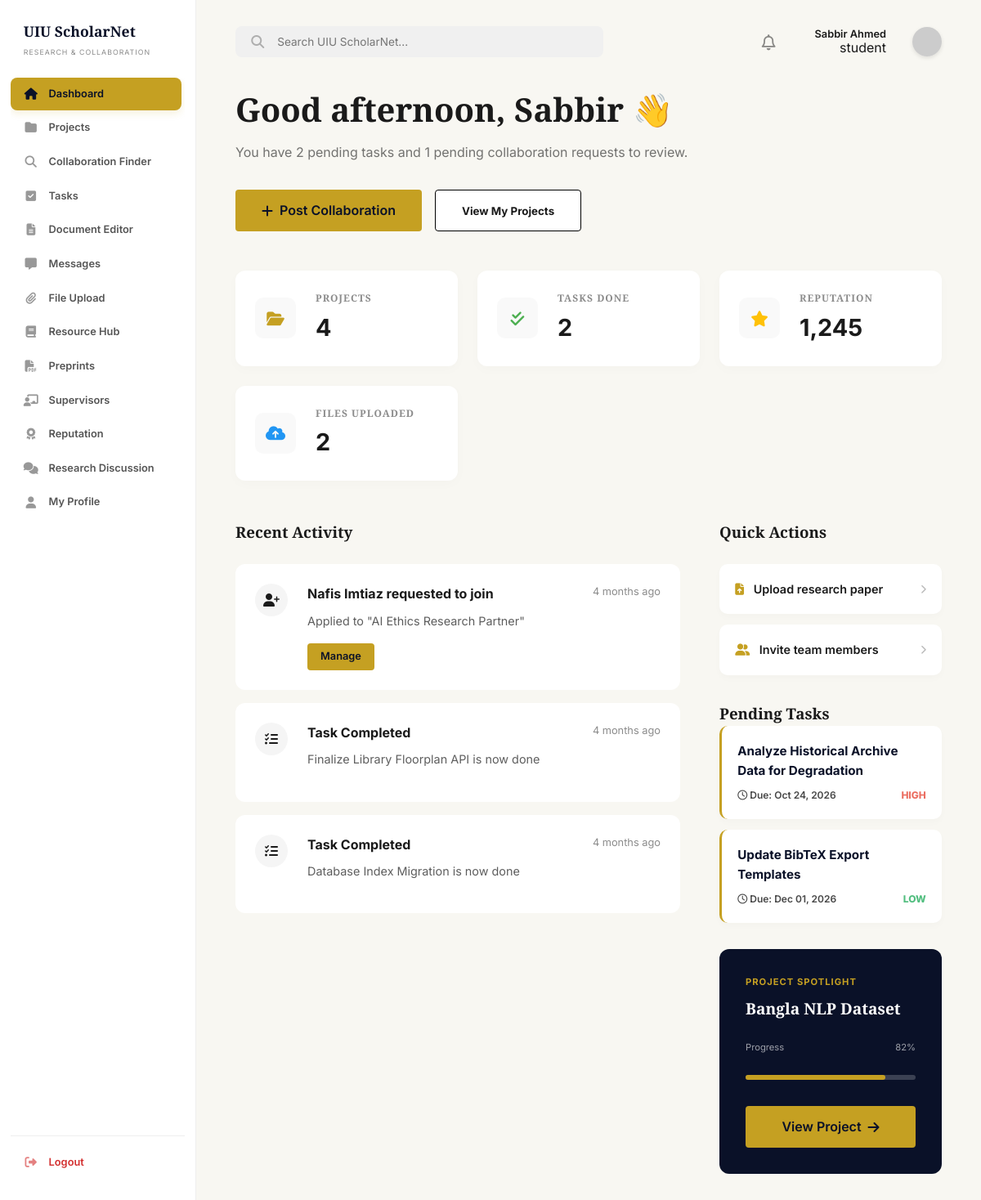
Page /dashboard/index.php (signed in) on the committed database.
### tables this page shows
CREATE TABLE IF NOT EXISTS `users` (
    `id` INT AUTO_INCREMENT PRIMARY KEY,
    `full_name` VARCHAR(100) NOT NULL,
    `email` VARCHAR(100) UNIQUE NOT NULL,
    `password` VARCHAR(255) NOT NULL,
    `role` ENUM('student', 'faculty', 'admin') DEFAULT 'student',
    `is_verified` TINYINT(1) DEFAULT 1,
    `account_status` ENUM('active', 'banned') DEFAULT 'active',
    `department` VARCHAR(100),
    `interests` TEXT,
    `skills` TEXT,
    `points` INT DEFAULT 0,
    `reputation` INT DEFAULT 0,
    `last_active_at` TIMESTAMP NULL DEFAULT NULL,
    `created_at` TIMESTAMP DEFAULT CURRENT_TIMESTAMP
);

CREATE TABLE IF NOT EXISTS `notifications` (
    `id` INT AUTO_INCREMENT PRIMARY KEY,
    `user_id` INT NOT NULL,
    `type` VARCHAR(50) DEFAULT 'general',
    `title` VARCHAR(255) NOT NULL,
    `message` TEXT NOT NULL,
    `link` VARCHAR(255) NULL,
    `is_read` TINYINT(1) DEFAULT 0,
    `created_at` TIMESTAMP DEFAULT CURRENT_TIMESTAMP,
    FOREIGN KEY (`user_id`) REFERENCES `users`(`id`) ON DELETE CASCADE
);

CREATE TABLE IF NOT EXISTS `tasks` (
    `id` INT AUTO_INCREMENT PRIMARY KEY,
    `project_id` INT,
    `title` VARCHAR(255) NOT NULL,
    `description` TEXT,
    `pipeline_stage` VARCHAR(50) NULL,
    `document_id` INT NULL,
    `assigned_to` INT,
    `priority` ENUM('low', 'medium', 'high') DEFAULT 'medium',
    `status` ENUM('todo', 'inprogress', 'done') DEFAULT 'todo',
    `due_date` DATE,
    `is_milestone` BOOLEAN DEFAULT FALSE,
    `created_at` TIMESTAMP DEFAULT CURRENT_TIMESTAMP,
    FOREIGN KEY (`project_id`) REFERENCES `projects`(`id`) ON DELETE CASCADE,
    FOREIGN KEY (`assigned_to`) REFERENCES `users`(`id`) ON DELETE SET NULL,
    FOREIGN KEY (`document_id`) REFERENCES `documents`(`id`) ON DELETE SET NULL
);

CREATE TABLE IF NOT EXISTS `projects` (
    `id` INT AUTO_INCREMENT PRIMARY KEY,
    `title` VARCHAR(255) NOT NULL,
    `description` TEXT,
    `department` VARCHAR(100),
    `visibility` ENUM('public', 'institution', 'private') DEFAULT 'public',
    `status` ENUM('planning', 'active', 'review', 'completed') DEFAULT 'active',
    `progress` INT DEFAULT 0,
    `creator_id` INT,
    `supervisor_id` INT,
    `supervisor_approved` TINYINT(1) DEFAULT 0,
    `research_phase` VARCHAR(50) DEFAULT 'literature_review',
    `created_at` TIMESTAMP DEFAULT CURRENT_TIMESTAMP,
    FOREIGN KEY (`creator_id`) REFERENCES `users`(`id`) ON DELETE SET NULL,
    FOREIGN KEY (`supervisor_id`) REFERENCES `users`(`id`) ON DELETE SET NULL
);

### dashboard/index.php (the view, shortened to what the rows shown need)
<?php
require_once('../includes/auth_check.php');
require_once('../includes/layout.php');
$pending_tasks = (int)(db_query("SELECT COUNT(*) as total FROM tasks WHERE assigned_to = ? AND status != 'done'", [$user_id])->fetch_assoc()['total'] ?? 0);
$collab_requests = (int)(db_query("SELECT COUNT(*) as total FROM collaboration_applications ca JOIN collaboration_posts cp ON ca.post_id = cp.id WHERE cp.user_id = ? AND ca.status = 'pending'", [$user_id])->fetch_assoc()['total'] ?? 0);
$recent_activities = db_query("SELECT ca.created_at, applicant.full_name AS applicant_name, owner.full_name AS owner_name, cp.title, cp.id AS post_id, ca.status, ca.user_id AS applicant_id, cp.user_id AS post_owner_id
                               FROM collaboration_applications ca
                               JOIN collaboration_posts cp ON ca.post_id = cp.id
                               JOIN users applicant ON ca.user_id = applicant.id
                               JOIN users owner ON cp.user_id = owner.id
                               WHERE cp.user_id = ? OR ca.user_id = ?
                               ORDER BY ca.created_at DESC LIMIT 4", [$user_id, $user_id]);
$recent_tasks = db_query("SELECT title, created_at, status FROM tasks WHERE assigned_to = ? AND status = 'done' ORDER BY created_at DESC LIMIT 2", [$user_id]);
$pending_tasks_list = db_query("SELECT id, title, priority, due_date FROM tasks WHERE assigned_to = ? AND status != 'done' ORDER BY due_date ASC LIMIT 3", [$user_id]);
$spotlight_res = db_query("SELECT p.* FROM projects p LEFT JOIN project_members pm ON p.id = pm.project_id AND pm.user_id = ? WHERE (p.creator_id = ? OR pm.user_id = ?) AND p.status = 'active' ORDER BY p.progress DESC, p.created_at DESC LIMIT 1", [$user_id, $user_id, $user_id]);
$spotlight_project = $spotlight_res->fetch_assoc();
$activities = [];
while ($row = $recent_activities->fetch_assoc()) {
    if ($row['post_owner_id'] == $user_id) {
        $title = htmlspecialchars($row['applicant_name']) . ' requested to join';
        $desc = 'Applied to "' . htmlspecialchars($row['title']) . '"';
    } else {
        $title = 'You applied to collaborate';
        if ($row['status'] === 'accepted') $title = 'Your application was accepted!';
        if ($row['status'] === 'declined') $title = 'Your application was declined';
        $desc = 'For "' . htmlspecialchars($row['title']) . '" by ' . htmlspecialchars($row['owner_name']);
    }
    $activities[] = [
        'type' => 'collab',
        'title' => $title,
        'desc' => $desc,
        'time' => $row['created_at'],
        'post_id' => $row['post_id'],
        'post_owner_id' => $row['post_owner_id']
    ];
}
while ($row = $recent_tasks->fetch_assoc()) {
    $activities[] = [
        'type' => 'task',
        'title' => 'Task Completed',
        'desc' => htmlspecialchars($row['title']) . ' is now done',
        'time' => $row['created_at']
    ];
}
usort($activities, function($a, $b) {
    return strtotime($b['time']) - strtotime($a['time']);
});
function time_elapsed_string($datetime, $full = false) {
    $now = new DateTime;
    $ago = new DateTime($datetime);
    $diff = $now->diff($ago);
    $diff->w = floor($diff->d / 7);
    $diff->d -= $diff->w * 7;
    $string = array(
        'y' => 'year',
        'm' => 'month',
        'w' => 'week',
        'd' => 'day',
        'h' => 'hour',
        'i' => 'minute',
        's' => 'second',
    );
    foreach ($string as $k => &$v) {
        if ($diff->$k) {
            $v = $diff->$k . ' ' . $v . ($diff->$k > 1 ? 's' : '');
        } else {
            unset($string[$k]);
        }
    }
    if (!$full) $string = array_slice($string, 0, 1);
    return $string ? implode(', ', $string) . ' ago' : 'just now';
}
?>
    <?php include('../includes/sidebar.php'); ?>
    <main class="main-content">
        <?php include('../includes/header.php'); ?>
        <section class="greeting">
            <?php
            $hour = date('H');
            if ($hour < 12) {
                $greeting = "Good morning";
            } elseif ($hour < 18) {
                $greeting = "Good afternoon";
            } else {
                $greeting = "Good evening";
            }
            ?>
            <h1><?php echo $greeting; ?>, <?php echo htmlspecialchars(explode(' ', $user_data['full_name'])[0]); ?> 👋</h1>
            <p>You have <?php echo $pending_tasks; ?> pending tasks and <?php echo $collab_requests; ?> pending collaboration requests to review.</p>
            <div class="dash-actions">
                <a href="collaboration.php" class="btn btn-primary btn-collab"><i class="fa-solid fa-plus"></i> Post Collaboration</a>
                <button class="btn btn-outline btn-view-projects" onclick="openProjectsModal()">View My Projects</button>
            </div>
        </section>
        <section class="dash-stats">
            <div class="stat-card">
                <div class="stat-info">
                    <h4>REPUTATION</h4>
                    <div class="value"><?php echo number_format($user_data['points']); ?></div>
                </div>
            </div>
        </section>
        <div class="dash-grid">
            <section class="activity-feed">
                <?php if (empty($activities)): ?>
                    <p class="text-muted" style="color: var(--text-light); margin-top: 1rem;">No recent activity to show.</p>
                <?php else: ?>
                    <?php foreach (array_slice($activities, 0, 4) as $activity): ?>
                        <div class="activity-card">
                            <div class="activity-icon">
                                <?php if ($activity['type'] === 'collab'): ?>
                                    <i class="fa-solid fa-user-plus"></i>
                                <?php else: ?>
                                    <i class="fa-solid fa-tasks"></i>
                                <?php endif; ?>
                            </div>
                            <div class="activity-body">
                                <div class="activity-header">
                                    <h4><?php echo $activity['title']; ?></h4>
                                    <span class="time"><?php echo time_elapsed_string($activity['time']); ?></span>
                                </div>
                                <div class="activity-content">
                                    <?php echo $activity['desc']; ?>
                                </div>
                            </div>
                        </div>
                    <?php endforeach; ?>
                <?php endif; ?>
            </section>
            <aside class="dash-sidebar">
                <?php if ($pending_tasks_list->num_rows > 0): ?>
                <section class="pending-tasks" style="margin-top: 2rem;">
                    <?php while ($t = $pending_tasks_list->fetch_assoc()): ?>
                        <div class="action-item" style="display: flex; flex-direction: column; align-items: flex-start; gap: 0.5rem; border-left: 3px solid var(--secondary-color);">
                            <div style="font-weight: 700; color: var(--primary-color); font-size: 0.95rem;"><?php echo htmlspecialchars($t['title']); ?></div>
                            <div style="display: flex; justify-content: space-between; width: 100%; font-size: 0.75rem; color: var(--text-light); opacity: 0.8;">
                                <span><i class="fa-regular fa-clock"></i> Due: <?php echo date('M d, Y', strtotime($t['due_date'])); ?></span>
                                <span style="text-transform: uppercase; font-weight: 800; color: <?php echo $t['priority'] == 'high' ? '#e74c3c' : ($t['priority'] == 'medium' ? '#f39c12' : '#27ae60'); ?>;"><?php echo $t['priority']; ?></span>
                            </div>
                        </div>
                    <?php endwhile; ?>
                </section>
                <?php endif; ?>
                <?php if ($spotlight_project): ?>
                <section class="spotlight-card">
                    <div class="status">Project Spotlight</div>
                    <h4><?php echo htmlspecialchars($spotlight_project['title']); ?></h4>
                    <div class="spotlight-progress-text">
                        <span>Progress</span>
                        <span><?php echo $spotlight_project['progress']; ?>%</span>
                    </div>
                    <div class="spotlight-progress-bar" style="margin-bottom: 2rem; background: rgba(255, 255, 255, 0.2); height: 6px; border-radius: 3px;">
                        <div class="spotlight-progress" style="width: <?php echo $spotlight_project['progress']; ?>%; background: var(--secondary-color); height: 100%; border-radius: 3px;"></div>
                    </div>
                    <a href="tasks.php?project_id=<?php echo $spotlight_project['id']; ?>" class="btn spotlight-btn" style="display: flex; gap: 0.5rem; text-decoration: none;">View Project <i class="fa-solid fa-arrow-right"></i></a>
                </section>
                <?php endif; ?>
            </aside>
        </div>
    </main>

### includes/header.php (shortened to what the rows shown need)
<header class="dash-header">
    <div class="header-actions flex-center-end">
        <div class="flex-column-end">
            <span class="fw-600 text-0-8rem text-color-primary"><?php echo htmlspecialchars($user_data['full_name'] ?? 'User'); ?></span>
            <?php if (isset($user_data['role'])): ?>
                <?php if ($user_data['role'] === 'admin'): ?>
                    <span class="role-admin">ADMIN</span>
                <?php elseif ($user_data['role'] === 'faculty' && isset($user_data['is_verified']) && $user_data['is_verified']): ?>
                    <span class="role-faculty"><i class="fa-solid fa-circle-check"></i> FACULTY</span>
                <?php elseif ($user_data['role'] === 'faculty' && isset($user_data['is_verified']) && !$user_data['is_verified']): ?>
                    <span class="role-unverified">UNVERIFIED</span>
                <?php else: ?>
                    <span class="role-default"><?php echo htmlspecialchars($user_data['role']); ?></span>
                <?php endif; ?>
            <?php endif; ?>
        </div>
    </div>
</header>

### rows in the picture
users: full_name "Sabbir Ahmed", role "student", full_name "Sabbir", points "1,245"
notifications: type "task" (drawn), title "Task Completed", created_at "4 months ago", desc "Finalize Library Floorplan API is now done", desc "Database Index Migration is now done"
tasks: title "Analyze Historical Archive Data for Degradation", due_date "Oct 24, 2026", priority "HIGH"
tasks: title "Update BibTeX Export Templates", due_date "Dec 01, 2026", priority "LOW"
projects: title "Bangla NLP Dataset", progress "82"

### other values in the picture
$greeting "Good afternoon"
$pending_tasks "2"
$collab_requests "1"
$projects_total "4"
$tasks "2"
$files "2"
$activity['title'] "Nafis Imtiaz requested to join"
time_elapsed_string($activity['time']) "4 months ago"
$activity['desc'] "Applied to \"AI Ethics Research Partner\""
